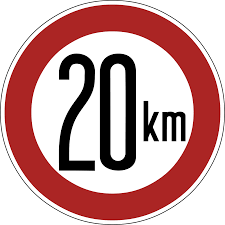
#> input picture backend/uploads/20.png, 225 x 225 px
$ python -i recognizer.py   (imports and definitions only)
#> lines starting #> are read from the running program, lines starting #| are printed output that depends on the picture; after the words box and inside, x2 and y2 are one past the last pixel; in counts of white or black regions, pixels touching at a corner belong together
#> further down, picture is the input picture: shape (225, 225, 3); mean B, G, R 157.9, 158.2, 200.6
import pytesseract
import cv2
from collections import deque

class SpeedRecognizer:
    def __init__(self, tesseract_path=None):
        if tesseract_path:
            pytesseract.pytesseract.tesseract_cmd = tesseract_path

        self.history = deque(maxlen=5)

        # Real-world valid speeds
        self.valid_speeds = [20, 30, 40, 50, 60, 70, 80, 90, 100, 120]

    def preprocess(self, img):
        if img is None or img.size == 0:
            return None

        # Handle grayscale or color
        if len(img.shape) == 2:
            gray = img
        else:
            gray = cv2.cvtColor(img, cv2.COLOR_BGR2GRAY)
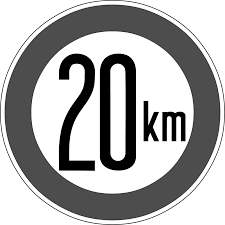
#> gray: shape (225, 225); min 0, max 255, mean 170.9

        # Resize (boost OCR accuracy)
        gray = cv2.resize(gray, None, fx=2, fy=2, interpolation=cv2.INTER_CUBIC)
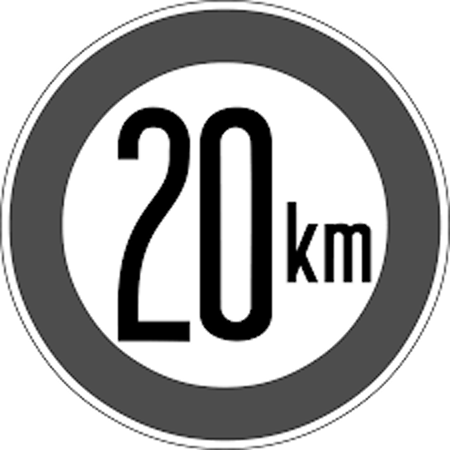
#> gray: shape (450, 450); min 0, max 255, mean 170.6

        # Blur
        blur = cv2.GaussianBlur(gray, (5, 5), 0)
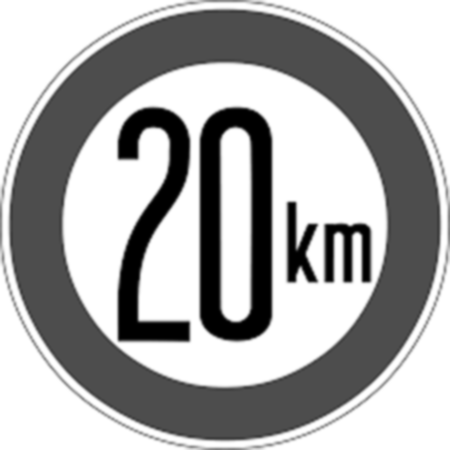
#> blur: shape (450, 450); min 0, max 255, mean 170.6

        # Threshold
        thresh = cv2.threshold(
            blur, 0, 255, cv2.THRESH_BINARY + cv2.THRESH_OTSU
        )[1]
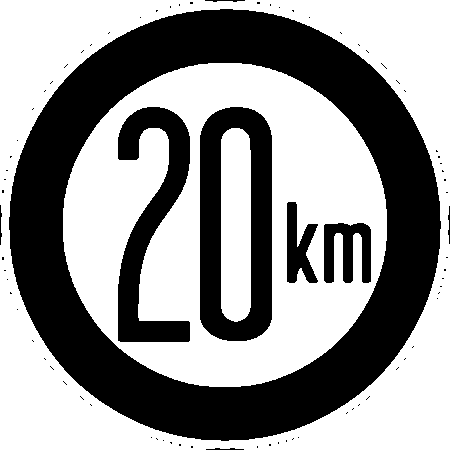
#> thresh: shape (450, 450); 58% white; 79 black regions (70 under 20 px), largest, box (x1, y1, x2, y2) and area: (9, 9, 441, 441) 63432, (200, 107, 272, 341) 10424, (118, 107, 190, 342) 7490

        return thresh

    def validate_speed(self, value):
        if value is None:
            return None

        closest = min(self.valid_speeds, key=lambda x: abs(x - value))

        if abs(closest - value) <= 10:
            return closest

        return None

    def smooth_speed(self, value):
        if value:
            self.history.append(value)

        if len(self.history) == 0:
            return None

        return max(set(self.history), key=self.history.count)

    def extract_speed(self, cropped_img):
        try:
            processed = self.preprocess(cropped_img)

            if processed is None:
                return None

            config = r'--oem 3 --psm 8 -c tessedit_char_whitelist=0123456789'
#> (the run stopped early here; a loop or call above may not have finished)

$ run again, on backend/uploads/40.png
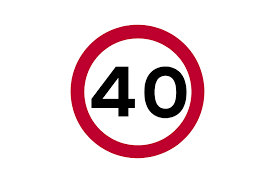
#> input picture backend/uploads/40.png, 275 x 183 px
#> picture is the input picture: shape (183, 275, 3); mean B, G, R 222.3, 218.1, 236.8
#> in preprocess, `blur = cv2.GaussianBlur(gray, (5, 5), 0)`:
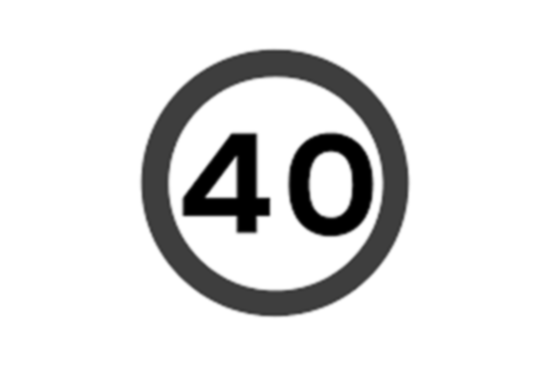
#> blur: shape (366, 550); min 0, max 255, mean 224.1
#> in preprocess, `thresh = cv2.threshold( blur, 0, 255, cv2.THRESH_BINARY + cv2.THRESH_O..`:
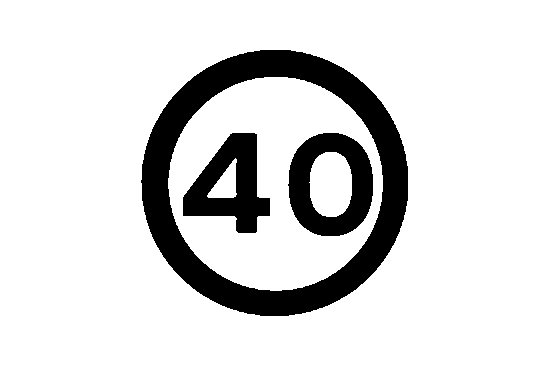
#> thresh: shape (366, 550); 85.5% white; 3 black regions, box (x1, y1, x2, y2) and area: (141, 50, 408, 316) 19878, (288, 133, 373, 236) 4848, (183, 133, 270, 233) 4528
